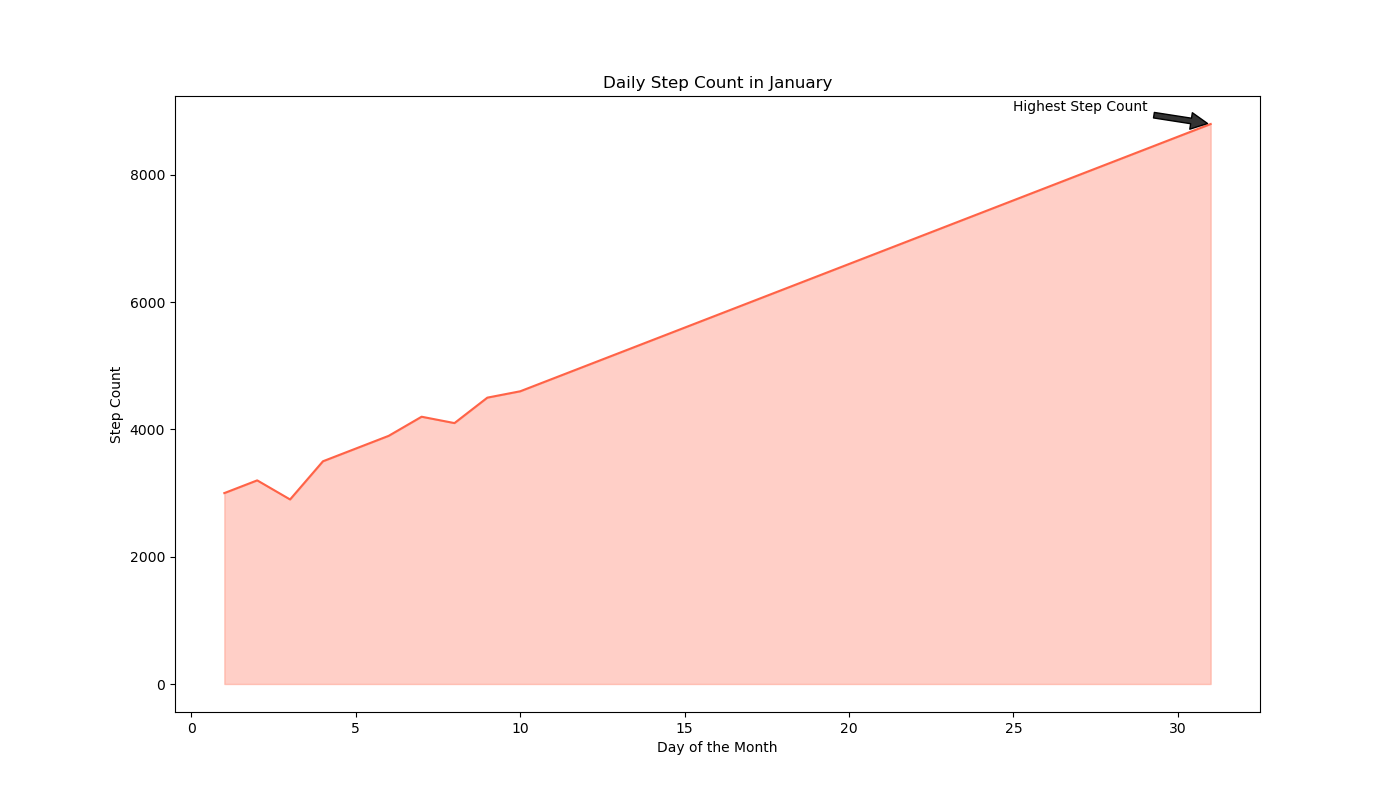

Source code (Python):

import pandas as pd
import seaborn as sns
import matplotlib.pyplot as plt

data = {
    "Day": list(range(1, 32)),
    "Steps_Count": [3000, 3200, 2900, 3500, 3700, 3900, 4200,
                    4100, 4500, 4600, 4800, 5000, 5200, 5400,
                    5600, 5800, 6000, 6200, 6400, 6600, 6800,
                    7000, 7200, 7400, 7600, 7800, 8000, 8200,
                    8400, 8600, 8800]
}

df = pd.DataFrame(data)

plt.figure(figsize=(14, 8))
area_chart = sns.lineplot(data=df, x='Day', y='Steps_Count', color="#FF6347")
area_chart.fill_between(df['Day'], df['Steps_Count'], color="#FF6347", alpha=0.3)

plt.annotate('Highest Step Count',
             xy=(31, 8800),
             xytext=(25, 9000),
             arrowprops=dict(facecolor='#333333', shrink=0.05),
             )

plt.title('Daily Step Count in January')
plt.xlabel('Day of the Month')
plt.ylabel('Step Count')

plt.show()
